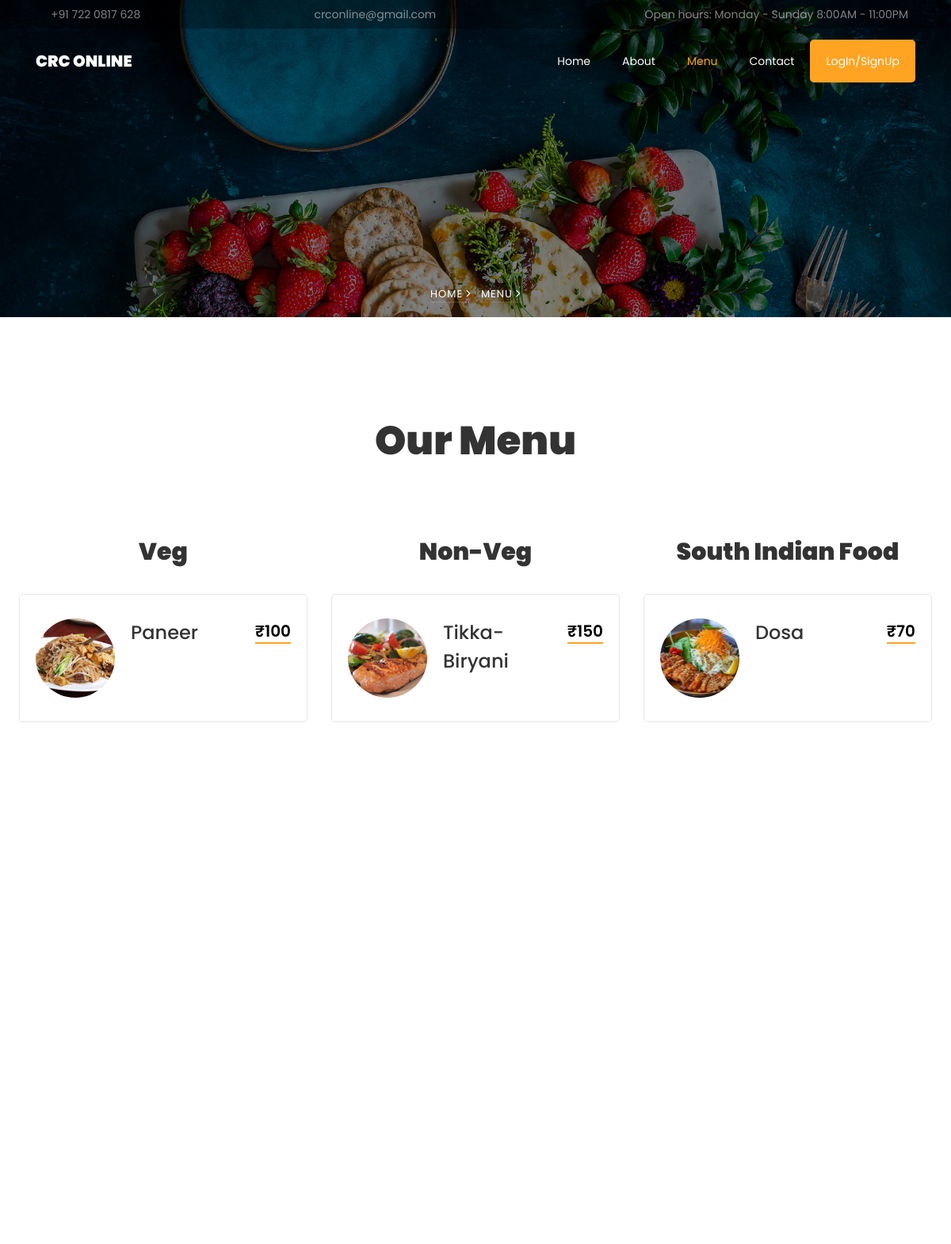
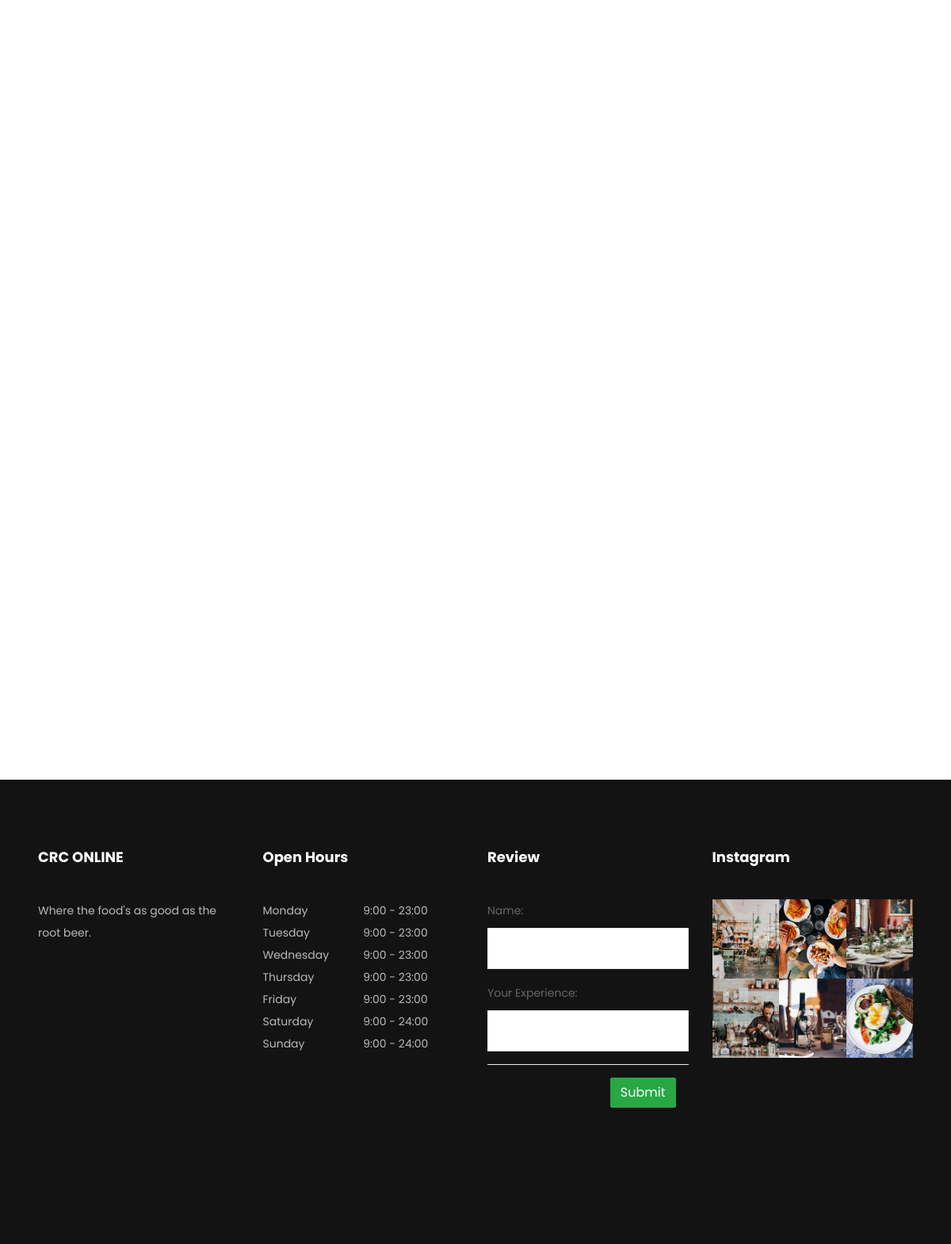
The app's page /user/bfr/menu.php with its own data (2 pictures, top to bottom).
### tables this page shows
CREATE TABLE `menu` (
  `item_id` int(6) NOT NULL,
  `item` varchar(255) NOT NULL,
  `type` varchar(255) NOT NULL,
  `price` int(6) NOT NULL
);

### user/bfr/menu.php (the view, shortened to what this page needs)
<!DOCTYPE html>
<?php
	require_once '../connect.php';
?>
<html lang="en">
  <head>
    <link rel="stylesheet" href="css/open-iconic-bootstrap.min.css">
    <link rel="stylesheet" href="css/animate.css">
    <link rel="stylesheet" href="css/owl.carousel.min.css">
    <link rel="stylesheet" href="css/owl.theme.default.min.css">
    <link rel="stylesheet" href="css/magnific-popup.css">
    <link rel="stylesheet" href="css/aos.css">
    <link rel="stylesheet" href="css/ionicons.min.css">
    <link rel="stylesheet" href="css/bootstrap-datepicker.css">
    <link rel="stylesheet" href="css/jquery.timepicker.css">
    <link rel="stylesheet" href="css/flaticon.css">
    <link rel="stylesheet" href="css/icomoon.css">
    <link rel="stylesheet" href="css/style.css">
  </head>
  <body>
    <div class="py-1 bg-black top">
    	<div class="container">
    		<div class="row no-gutters d-flex align-items-start align-items-center px-md-0">
	    		<div class="col-lg-12 d-block">
		    		<div class="row d-flex">
		    			<div class="col-md pr-4 d-flex topper align-items-center">
					    	<div class="icon mr-2 d-flex justify-content-center align-items-center"><span class="icon-phone2"></span></div>
						    <span class="text">+91 722 0817 628</span>
					    </div>
					    <div class="col-md pr-4 d-flex topper align-items-center">
					    	<div class="icon mr-2 d-flex justify-content-center align-items-center"><span class="icon-paper-plane"></span></div>
						    <span class="text">crconline@gmail.com</span>
					    </div>
					    <div class="col-md-5 pr-4 d-flex topper align-items-center text-lg-right justify-content-end">
						    <p class="mb-0 register-link"><span>Open hours: Monday - Sunday 8:00AM - 11:00PM</span></p>
					    </div>
				    </div>
			    </div>
		    </div>
		  </div>
    </div>
	  	<nav class="navbar navbar-expand-lg navbar-dark ftco_navbar bg-dark ftco-navbar-light" id="ftco-navbar">
	    	<div class="container">
	    		<a class="navbar-brand" href="home.php">CRC ONLINE</a>
	      		<div class="collapse navbar-collapse" id="ftco-nav">
					<ul class="navbar-nav ml-auto">
						<li class="nav-item"><a href="home.php" class="nav-link">Home</a></li>
						<li class="nav-item"><a href="about.php" class="nav-link">About</a></li>
						<li class="nav-item active"><a href="menu.php" class="nav-link">Menu</a></li>
						<li class="nav-item"><a href="contact.php" class="nav-link">Contact</a></li>
						<li class="nav-item cta"><a href="../index.php" class="nav-link">LogIn/SignUp</a></li>
					</ul>
	        	</div>
	    	</div>
	    </nav>
    <section class="hero-wrap hero-wrap-2" style="background-image: url('../images/bg_3.jpg');" data-stellar-background-ratio="0.5">
		<div class="overlay">
		</div>
		<div class="container">
			<div class="row no-gutters slider-text align-items-end justify-content-center">
				<div class="col-md-9 ftco-animate text-center">
					<p class="breadcrumbs"><span class="mr-2"><a href="index.html">Home <i class="ion-ios-arrow-forward"></i></a></span> <span>Menu <i class="ion-ios-arrow-forward"></i></span></p>
				</div>
			</div>
		</div>
    </section>
	<section class="ftco-section">
		<div class="container-fluid px-4">
			<div class="row justify-content-center mb-5 pb-2">
				<div class="col-md-7 text-center heading-section ftco-animate">
					<h2 class="mb-4">Our Menu</h2>
				</div>
			</div>
			<div class="row">
				<div class="col-md-6 col-lg-4 menu-wrap">
					<div class="heading-menu text-center ftco-animate">
						<h3>Veg</h3>
					</div>
					<a href="../index.php">
					<div class = "form-group">
						<?php
						$i=1;
							$q_name = $conn->query("SELECT * FROM `menu` WHERE menu.type = 'veg' ") or die(mysqli_error());
							while($f_name = $q_name->fetch_array()){
						?>
						<div class="menus d-flex ftco-animate">
							<div class="menu-img img" style="background-image: url(../images/veg-<?php echo $i?>.jpg);">
							</div>
							<div class="text">
								<div class="d-flex">
									<div class="one-half">
										<h3><?php echo $f_name['item']?></h3>
									</div>
									<div class="one-forth">
										<span class="price">₹<?php echo $f_name['price']?></span>
									</div>
								</div>
							</div>
							</div>
						<?php
						$i++;
							}
						?>
					</div>
					</a>
				</div>
				<div class="col-md-6 col-lg-4 menu-wrap">
					<div class="heading-menu text-center ftco-animate">
						<h3>Non-Veg</h3>
					</div>
					<a href="../index.php">
					<div class = "form-group">
						<?php
						$i=1;
							$q_name = $conn->query("SELECT * FROM `menu` WHERE menu.type = 'nonveg' ") or die(mysqli_error());
							while($f_name = $q_name->fetch_array()){
						?>
						<div class="menus d-flex ftco-animate">
							<div class="menu-img img" style="background-image: url(../images/nonveg-<?php echo $i?>.jpg);">
							</div>
							<div class="text">
								<div class="d-flex">
									<div class="one-half">
										<h3><?php echo $f_name['item']?></h3>
									</div>
									<div class="one-forth">
										<span class="price">₹<?php echo $f_name['price']?></span>
									</div>
								</div>
							</div>
							</div>
						<?php
						$i++;
							}
						?>
					</div>
					</a>
				</div>
				<div class="col-md-6 col-lg-4 menu-wrap">
					<div class="heading-menu text-center ftco-animate">
						<h3>South Indian Food</h3>
					</div>
					<a href="../index.php">
					<div class = "form-group">
						<?php
						$i=1;
							$q_name = $conn->query("SELECT * FROM `menu` WHERE menu.type = 'south' ") or die(mysqli_error());
							while($f_name = $q_name->fetch_array()){
						?>
						<div class="menus d-flex ftco-animate">
							<div class="menu-img img" style="background-image: url(../images/south-<?php echo $i?>.jpg);">
							</div>
							<div class="text">
								<div class="d-flex">
									<div class="one-half">
										<h3><?php echo $f_name['item']?></h3>
									</div>
									<div class="one-forth">
										<span class="price">₹<?php echo $f_name['price']?></span>
									</div>
								</div>
							</div>
						</div>
						<?php
						$i++;
							}
						?>
					</div>
					</a>
				</div>
			</div>
			<div class="row">
				<div class="col-md-6 col-lg-4 menu-wrap">
					<a href="../index.php">
					<div class = "form-group">
					</div>
					</a>
				</div>
				<div class="col-md-6 col-lg-4 menu-wrap">
					<a href="../index.php">
					<div class = "form-group">
					</div>
					</a>
				</div>
				<div class="col-md-6 col-lg-4 menu-wrap">
					<a href="../index.php">
					<div class = "form-group">
					</div>
					</a>
				</div>
			</div>
		</div>
	</section>
    <footer class="ftco-footer ftco-bg-dark ftco-section">
      <div class="container-fluid px-md-5 px-3">
        <div class="row mb-5">
          <div class="col-md-6 col-lg-3">
            <div class="ftco-footer-widget mb-4">
              <h2 class="ftco-heading-2">CRC ONLINE</h2>
              <p>Where the food's as good as the root beer.</p>
              <ul class="ftco-footer-social list-unstyled float-md-left float-lft mt-3">
              </ul>
            </div>
          </div>
          <div class="col-md-6 col-lg-3">
            <div class="ftco-footer-widget mb-4">
              <h2 class="ftco-heading-2">Open Hours</h2>
              <ul class="list-unstyled open-hours">
                <li class="d-flex"><span>Monday</span><span>9:00 - 23:00</span></li>
                <li class="d-flex"><span>Tuesday</span><span>9:00 - 23:00</span></li>
                <li class="d-flex"><span>Wednesday</span><span>9:00 - 23:00</span></li>
                <li class="d-flex"><span>Thursday</span><span>9:00 - 23:00</span></li>
                <li class="d-flex"><span>Friday</span><span>9:00 - 23:00</span></li>
                <li class="d-flex"><span>Saturday</span><span>9:00 - 24:00</span></li>
                <li class="d-flex"><span>Sunday</span><span> 9:00 - 24:00</span></li>
              </ul>
            </div>
          </div>
            <div class="col-md-6 col-lg-3">
				<div class="ftco-footer-widget mb-4">
					<h2 class="ftco-heading-2">Review</h2>
					<form method = "POST" action = "../save_review.php" enctype = "multipart/form-data">
						<div class = "form-group">
							<label class = "control-label">Name:</label>
							<input name = "name" type = "text" id = "name" required = "required" class = "form-control" />
						</div>
						<div class = "form-group">
							<label class = "control-label">Your Experience:</label>
							<input name = "yourexperience" type = "text" id = "yourexperience" required = "required" class = "form-control" />
						</div>
						<div class = "modal-footer">
							<button  class = "btn btn-success" name = "submit">Submit</button>
						</div>
					</form>
				</div>
			</div>
          <div class="col-md-6 col-lg-3">
             <div class="ftco-footer-widget mb-4">
              <h2 class="ftco-heading-2">Instagram</h2>
              <div class="thumb d-sm-flex">
	            	<a href="#" class="thumb-menu img" style="background-image: url(../images/insta-1.jpg);">
	            	</a>
	            	<a href="#" class="thumb-menu img" style="background-image: url(../images/insta-2.jpg);">
	            	</a>
	            	<a href="#" class="thumb-menu img" style="background-image: url(../images/insta-3.jpg);">
	            	</a>
	            </div>
	            <div class="thumb d-flex">
	            	<a href="#" class="thumb-menu img" style="background-image: url(../images/insta-4.jpg);">
	            	</a>
	            	<a href="#" class="thumb-menu img" style="background-image: url(../images/insta-5.jpg);">
	            	</a>
	            	<a href="#" class="thumb-menu img" style="background-image: url(../images/insta-6.jpg);">
	            	</a>
	            </div>
            </div>
          </div>
        </div>
      </div>
    </footer>
  </body>
</html>

### user/bfr/css/icomoon.css (style rules this page uses)
[class^="icon-"], [class*=" icon-"] { font-family: 'icomoon' !important; speak: none; font-style: normal; font-weight: normal; font-variant: normal; text-transform: none; line-height: 1; -webkit-font-smoothing: antialiased; -moz-osx-font-smoothing: grayscale; }
.icon-paper-plane:before { content: "\f1d8"; }
.icon-phone2:before { content: "\e0cd"; }

### records on screen
menu: item "Paneer", price "100"
menu: item "Tikka-Biryani", price "150"
menu: item "Dosa", price "70"
